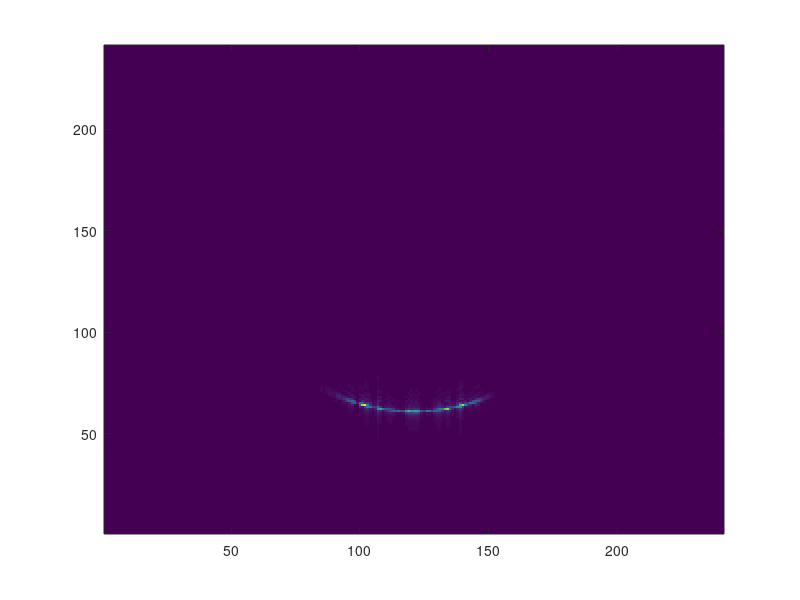

The MATLAB source for this figure: (Note: this script raises an error after producing the figure.)
clc;
clear all;
close all;

load('data_hw2.mat');
lam = 1; %wavelength
ss = 0.25; %sample spacing of x & y
apr = 30*lam; %aperture of 30 x lambda
gnew = g./abs(g); % normalizing magnitude

[X,Y] = meshgrid(-apr:ss:apr);

r = sqrt((X).^2 + (Y+60).^2);

H =((1j.*lam.*r).^(-0.5)).*(exp(1j.*2.*pi.*r./lam));
[row, col] = find(isinf(H));
H(row, col) = 0;
Hconj = conj(H);

Hc = (exp(1j.*2.*pi.*r./lam)); %phase only
[rowc, colc] = find(isinf(Hc));
Hc(rowc, colc) = 0;
Hconjc = conj(Hc);

resa = conv2(Hconj,g,'same'); %original
resb = conv2(Hconj,gnew,'same'); %normalized magnitude
resc = conv2(Hconjc,gnew,'same'); %phase only

Za = fftshift(fft2(resa));
imagesc(abs(Za));
axis xy;

Zb = fftshift(fft2(resb));
imagesc(abs(Zb));
axis xy;

Zc = fftshift(fft2(resc));
imagesc(abs(Zc));
axis xy;

k = get(gca, 'XTick'); % K from [0, N]
K = k - 256; % New K from [-N/2, N/2]
f = round(K/(512*ss), 2); % frequency from fft rounded to 2 decimal places
xticklabels(f);
yticklabels(f);

title(['D     \lambda = ',num2str(lam), ' | Sample Spacing = ',num2str(ss), ' | Aperture = ',num2str(apr)]);
ylabel('\bf f(y)');
xlabel('\bf f(x)');